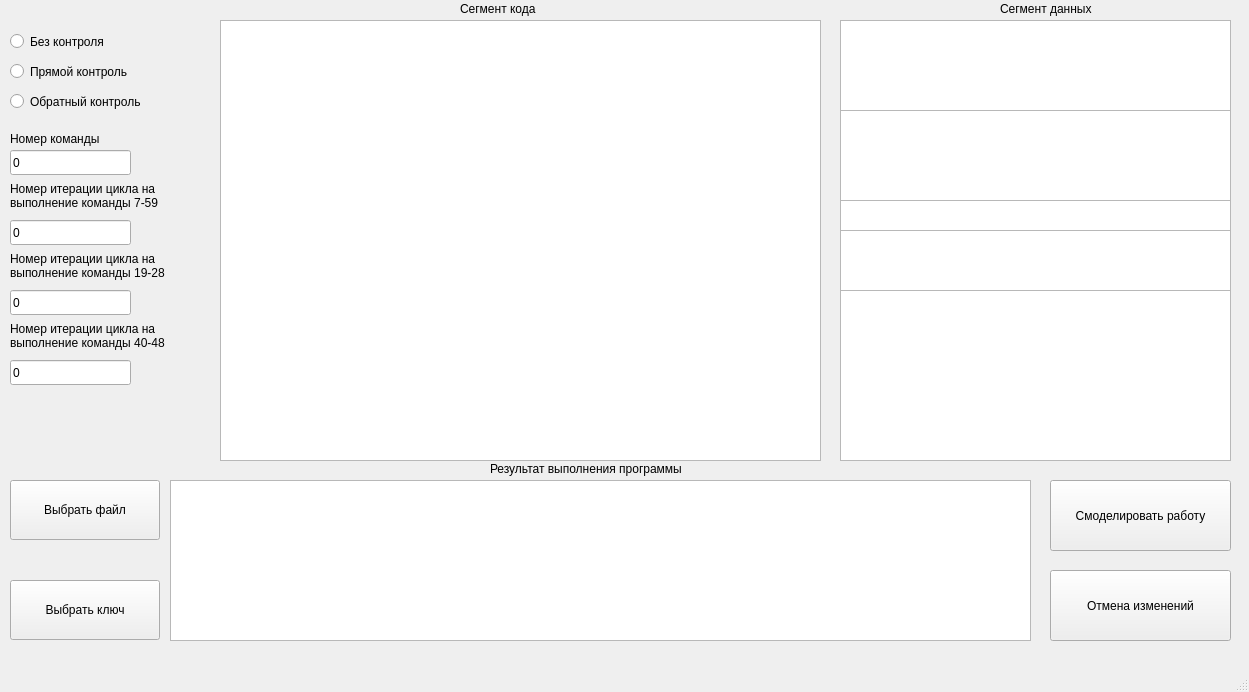
<?xml version="1.0" encoding="UTF-8"?>
<ui version="4.0">
 <class>QSnowflake</class>
 <widget class="QMainWindow" name="QSnowflake">
  <property name="geometry">
   <rect>
    <x>0</x>
    <y>0</y>
    <width>1249</width>
    <height>692</height>
   </rect>
  </property>
  <property name="windowTitle">
   <string>QSnowflake</string>
  </property>
  <widget class="QWidget" name="centralwidget">
   <widget class="QPushButton" name="GetFileBtn">
    <property name="geometry">
     <rect>
      <x>10</x>
      <y>480</y>
      <width>150</width>
      <height>60</height>
     </rect>
    </property>
    <property name="text">
     <string>Выбрать файл</string>
    </property>
   </widget>
   <widget class="QPushButton" name="GetKeyBtn">
    <property name="geometry">
     <rect>
      <x>10</x>
      <y>580</y>
      <width>150</width>
      <height>60</height>
     </rect>
    </property>
    <property name="text">
     <string>Выбрать ключ</string>
    </property>
   </widget>
   <widget class="QRadioButton" name="noCtrlRb">
    <property name="geometry">
     <rect>
      <x>10</x>
      <y>30</y>
      <width>121</width>
      <height>23</height>
     </rect>
    </property>
    <property name="text">
     <string>Без контроля</string>
    </property>
   </widget>
   <widget class="QRadioButton" name="dirCtrlRb">
    <property name="geometry">
     <rect>
      <x>10</x>
      <y>60</y>
      <width>151</width>
      <height>23</height>
     </rect>
    </property>
    <property name="text">
     <string>Прямой контроль</string>
    </property>
   </widget>
   <widget class="QRadioButton" name="revCtrlRb">
    <property name="geometry">
     <rect>
      <x>10</x>
      <y>90</y>
      <width>171</width>
      <height>23</height>
     </rect>
    </property>
    <property name="text">
     <string>Обратный контроль</string>
    </property>
   </widget>
   <widget class="QLabel" name="labelNumCommand">
    <property name="geometry">
     <rect>
      <x>10</x>
      <y>130</y>
      <width>121</width>
      <height>17</height>
     </rect>
    </property>
    <property name="text">
     <string>Номер команды</string>
    </property>
   </widget>
   <widget class="QLabel" name="Labl_IIter_7_59">
    <property name="geometry">
     <rect>
      <x>10</x>
      <y>180</y>
      <width>201</width>
      <height>31</height>
     </rect>
    </property>
    <property name="text">
     <string>Номер итерации цикла на выполнение команды 7-59</string>
    </property>
    <property name="wordWrap">
     <bool>true</bool>
    </property>
   </widget>
   <widget class="QLabel" name="label_3">
    <property name="geometry">
     <rect>
      <x>40</x>
      <y>220</y>
      <width>67</width>
      <height>17</height>
     </rect>
    </property>
    <property name="text">
     <string>TextLabel</string>
    </property>
   </widget>
   <widget class="QLineEdit" name="NumCommand">
    <property name="geometry">
     <rect>
      <x>10</x>
      <y>150</y>
      <width>121</width>
      <height>25</height>
     </rect>
    </property>
    <property name="text">
     <string>0</string>
    </property>
   </widget>
   <widget class="QLineEdit" name="Iter_7_59">
    <property name="geometry">
     <rect>
      <x>10</x>
      <y>220</y>
      <width>121</width>
      <height>25</height>
     </rect>
    </property>
    <property name="text">
     <string>0</string>
    </property>
   </widget>
   <widget class="QLineEdit" name="Iter_19_28">
    <property name="geometry">
     <rect>
      <x>10</x>
      <y>290</y>
      <width>121</width>
      <height>25</height>
     </rect>
    </property>
    <property name="text">
     <string>0</string>
    </property>
   </widget>
   <widget class="QLabel" name="label_Iter_19_28">
    <property name="geometry">
     <rect>
      <x>10</x>
      <y>250</y>
      <width>201</width>
      <height>31</height>
     </rect>
    </property>
    <property name="text">
     <string>Номер итерации цикла на выполнение команды 19-28</string>
    </property>
    <property name="wordWrap">
     <bool>true</bool>
    </property>
   </widget>
   <widget class="QLabel" name="label_Iter_40_48">
    <property name="geometry">
     <rect>
      <x>10</x>
      <y>320</y>
      <width>201</width>
      <height>31</height>
     </rect>
    </property>
    <property name="text">
     <string>Номер итерации цикла на выполнение команды 40-48</string>
    </property>
    <property name="wordWrap">
     <bool>true</bool>
    </property>
   </widget>
   <widget class="QLineEdit" name="Iter_40_48">
    <property name="geometry">
     <rect>
      <x>10</x>
      <y>360</y>
      <width>121</width>
      <height>25</height>
     </rect>
    </property>
    <property name="text">
     <string>0</string>
    </property>
   </widget>
   <widget class="QTextBrowser" name="restBrowser">
    <property name="geometry">
     <rect>
      <x>170</x>
      <y>480</y>
      <width>861</width>
      <height>161</height>
     </rect>
    </property>
   </widget>
   <widget class="QTableWidget" name="tableCode">
    <property name="geometry">
     <rect>
      <x>220</x>
      <y>20</y>
      <width>601</width>
      <height>441</height>
     </rect>
    </property>
   </widget>
   <widget class="QLabel" name="label">
    <property name="geometry">
     <rect>
      <x>460</x>
      <y>0</y>
      <width>101</width>
      <height>17</height>
     </rect>
    </property>
    <property name="text">
     <string>Сегмент кода</string>
    </property>
   </widget>
   <widget class="QTableWidget" name="table_b">
    <property name="geometry">
     <rect>
      <x>840</x>
      <y>290</y>
      <width>391</width>
      <height>171</height>
     </rect>
    </property>
   </widget>
   <widget class="QLabel" name="label_2">
    <property name="geometry">
     <rect>
      <x>1000</x>
      <y>0</y>
      <width>121</width>
      <height>17</height>
     </rect>
    </property>
    <property name="text">
     <string>Сегмент данных</string>
    </property>
   </widget>
   <widget class="QPushButton" name="startBtn">
    <property name="geometry">
     <rect>
      <x>1050</x>
      <y>480</y>
      <width>181</width>
      <height>71</height>
     </rect>
    </property>
    <property name="text">
     <string>Смоделировать работу</string>
    </property>
   </widget>
   <widget class="QPushButton" name="cancelBtn">
    <property name="geometry">
     <rect>
      <x>1050</x>
      <y>570</y>
      <width>181</width>
      <height>71</height>
     </rect>
    </property>
    <property name="text">
     <string>Отмена изменений</string>
    </property>
   </widget>
   <widget class="QLabel" name="label_4">
    <property name="geometry">
     <rect>
      <x>490</x>
      <y>460</y>
      <width>251</width>
      <height>17</height>
     </rect>
    </property>
    <property name="text">
     <string>Результат выполнения программы</string>
    </property>
   </widget>
   <widget class="QTableWidget" name="tableWidget_m">
    <property name="geometry">
     <rect>
      <x>840</x>
      <y>20</y>
      <width>391</width>
      <height>91</height>
     </rect>
    </property>
   </widget>
   <widget class="QTableWidget" name="tableWidget_a">
    <property name="geometry">
     <rect>
      <x>840</x>
      <y>110</y>
      <width>391</width>
      <height>91</height>
     </rect>
    </property>
   </widget>
   <widget class="QTableWidget" name="tableWidget_aTs">
    <property name="geometry">
     <rect>
      <x>840</x>
      <y>200</y>
      <width>391</width>
      <height>31</height>
     </rect>
    </property>
   </widget>
   <widget class="QTableWidget" name="tableWidget_dlina">
    <property name="geometry">
     <rect>
      <x>840</x>
      <y>230</y>
      <width>391</width>
      <height>61</height>
     </rect>
    </property>
   </widget>
  </widget>
  <widget class="QMenuBar" name="menubar">
   <property name="geometry">
    <rect>
     <x>0</x>
     <y>0</y>
     <width>1249</width>
     <height>21</height>
    </rect>
   </property>
  </widget>
  <widget class="QStatusBar" name="statusbar"/>
 </widget>
 <resources/>
 <connections/>
</ui>
